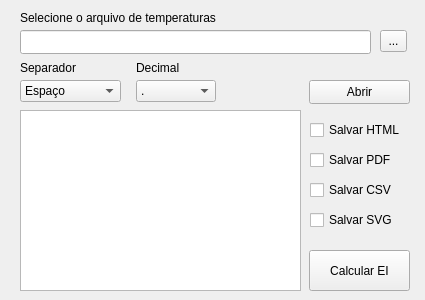
<?xml version="1.0" encoding="UTF-8"?>
<ui version="4.0">
 <class>MainWindow</class>
 <widget class="QMainWindow" name="MainWindow">
  <property name="geometry">
   <rect>
    <x>0</x>
    <y>0</y>
    <width>425</width>
    <height>300</height>
   </rect>
  </property>
  <property name="windowTitle">
   <string>Calcular EI</string>
  </property>
  <widget class="QWidget" name="centralwidget">
   <property name="sizePolicy">
    <sizepolicy hsizetype="Fixed" vsizetype="Fixed">
     <horstretch>0</horstretch>
     <verstretch>0</verstretch>
    </sizepolicy>
   </property>
   <widget class="QLabel" name="label">
    <property name="geometry">
     <rect>
      <x>20</x>
      <y>10</y>
      <width>589</width>
      <height>16</height>
     </rect>
    </property>
    <property name="text">
     <string>Selecione o arquivo de temperaturas</string>
    </property>
   </widget>
   <widget class="QLineEdit" name="lineEdit">
    <property name="geometry">
     <rect>
      <x>20</x>
      <y>30</y>
      <width>351</width>
      <height>24</height>
     </rect>
    </property>
   </widget>
   <widget class="QToolButton" name="toolButton">
    <property name="geometry">
     <rect>
      <x>380</x>
      <y>30</y>
      <width>27</width>
      <height>22</height>
     </rect>
    </property>
    <property name="text">
     <string>...</string>
    </property>
   </widget>
   <widget class="QComboBox" name="comboBoxDecimal">
    <property name="geometry">
     <rect>
      <x>136</x>
      <y>80</y>
      <width>80</width>
      <height>22</height>
     </rect>
    </property>
    <item>
     <property name="text">
      <string>.</string>
     </property>
    </item>
    <item>
     <property name="text">
      <string>,</string>
     </property>
    </item>
   </widget>
   <widget class="QLabel" name="label_4">
    <property name="geometry">
     <rect>
      <x>136</x>
      <y>60</y>
      <width>141</width>
      <height>16</height>
     </rect>
    </property>
    <property name="text">
     <string>Decimal</string>
    </property>
   </widget>
   <widget class="QLabel" name="label_3">
    <property name="geometry">
     <rect>
      <x>20</x>
      <y>60</y>
      <width>141</width>
      <height>16</height>
     </rect>
    </property>
    <property name="text">
     <string>Separador</string>
    </property>
   </widget>
   <widget class="QComboBox" name="comboBoxSep">
    <property name="geometry">
     <rect>
      <x>20</x>
      <y>80</y>
      <width>101</width>
      <height>22</height>
     </rect>
    </property>
    <item>
     <property name="text">
      <string>Espaço</string>
     </property>
    </item>
    <item>
     <property name="text">
      <string>;</string>
     </property>
    </item>
    <item>
     <property name="text">
      <string>,</string>
     </property>
    </item>
   </widget>
   <widget class="QPushButton" name="btnCalcular">
    <property name="geometry">
     <rect>
      <x>309</x>
      <y>250</y>
      <width>101</width>
      <height>41</height>
     </rect>
    </property>
    <property name="text">
     <string>Calcular EI</string>
    </property>
   </widget>
   <widget class="QListWidget" name="listWidget">
    <property name="geometry">
     <rect>
      <x>20</x>
      <y>110</y>
      <width>281</width>
      <height>181</height>
     </rect>
    </property>
   </widget>
   <widget class="QPushButton" name="btnAbrir">
    <property name="geometry">
     <rect>
      <x>309</x>
      <y>80</y>
      <width>101</width>
      <height>24</height>
     </rect>
    </property>
    <property name="text">
     <string>Abrir</string>
    </property>
   </widget>
   <widget class="QCheckBox" name="checkBoxCSV">
    <property name="geometry">
     <rect>
      <x>310</x>
      <y>180</y>
      <width>111</width>
      <height>20</height>
     </rect>
    </property>
    <property name="text">
     <string>Salvar CSV</string>
    </property>
   </widget>
   <widget class="QCheckBox" name="checkBoxHTML">
    <property name="geometry">
     <rect>
      <x>310</x>
      <y>120</y>
      <width>111</width>
      <height>20</height>
     </rect>
    </property>
    <property name="text">
     <string>Salvar HTML</string>
    </property>
   </widget>
   <widget class="QCheckBox" name="checkBoxPDF">
    <property name="geometry">
     <rect>
      <x>310</x>
      <y>150</y>
      <width>111</width>
      <height>20</height>
     </rect>
    </property>
    <property name="text">
     <string>Salvar PDF</string>
    </property>
   </widget>
   <widget class="QCheckBox" name="checkBoxSVG">
    <property name="geometry">
     <rect>
      <x>310</x>
      <y>210</y>
      <width>111</width>
      <height>20</height>
     </rect>
    </property>
    <property name="text">
     <string>Salvar SVG</string>
    </property>
   </widget>
  </widget>
 </widget>
 <resources/>
 <connections/>
</ui>
